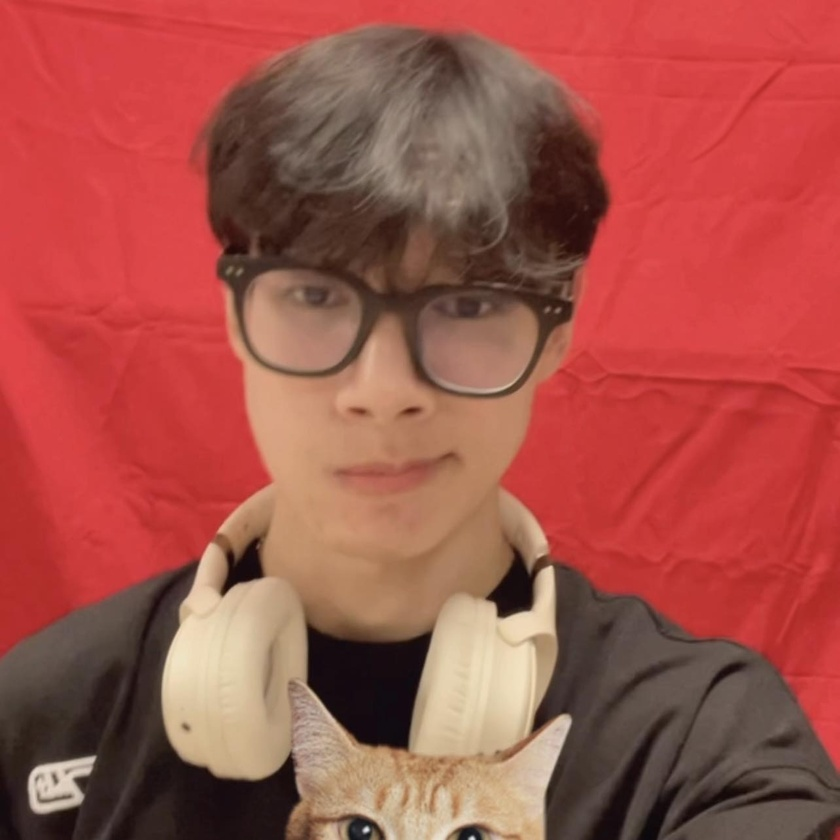
#> input picture CPV/code_in_class/avt.jpg, 840 x 840 px, shrunk from 1284 x 1285 before the run
$ jupyter execute Assignment_24-Jun.ipynb
#> lines starting #> are read from the running program, lines starting #| are printed output that depends on the picture; after the words box and inside, x2 and y2 are one past the last pixel; in counts of white or black regions, pixels touching at a corner belong together
### Question 1 (3 points): Photo Sketching – Take Your Photo
Take a photo of yourself and create a pencil sketch version of it, similar to the example shown.

[cell 1]
import cv2
import matplotlib.pyplot as plt

# Đọc ảnh gốc (ảnh màu)
img = cv2.imread("avt.jpg")
#> img is the input picture: shape (840, 840, 3); mean B, G, R 72.9, 81.8, 163.8
img_rgb = cv2.cvtColor(img, cv2.COLOR_BGR2RGB)

# Chuyển ảnh sang ảnh xám
gray_img = cv2.cvtColor(img, cv2.COLOR_BGR2GRAY)
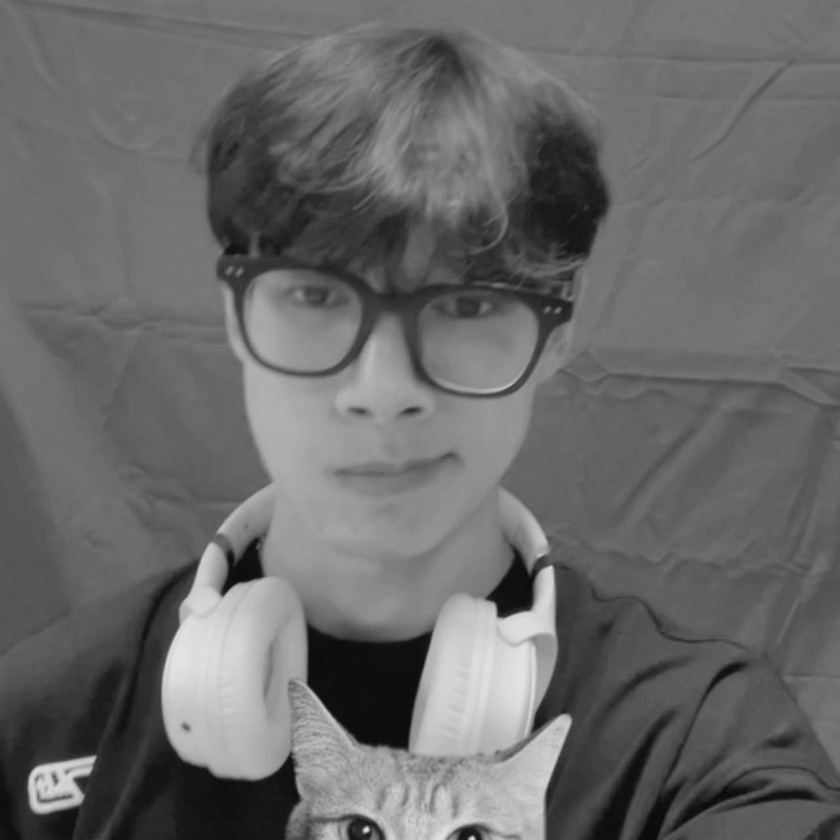
#> gray_img: shape (840, 840); min 9, max 234, mean 105.3

# Invert ảnh
inverted_img = 255 - gray_img
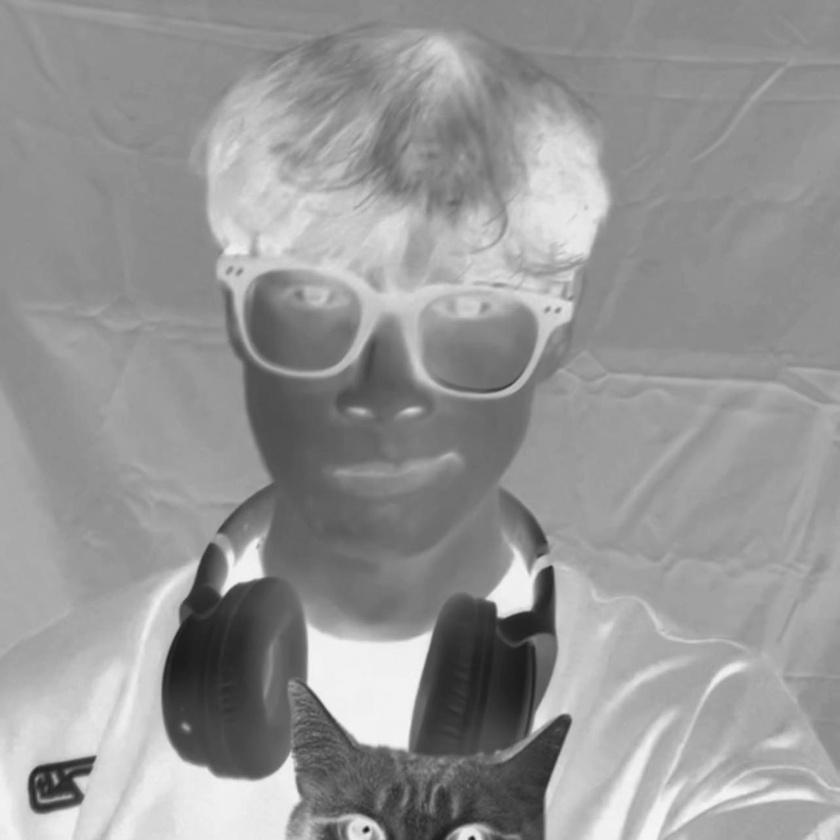
#> inverted_img: shape (840, 840); min 21, max 246, mean 149.7

# Làm mờ ảnh bằng GaussianBlur
blur_img = cv2.GaussianBlur(inverted_img, (21, 21), sigmaX=0, sigmaY=0)

# Tạo hiệu ứng sketch
sketch_img = cv2.divide(gray_img, 255 - blur_img, scale=256.0)
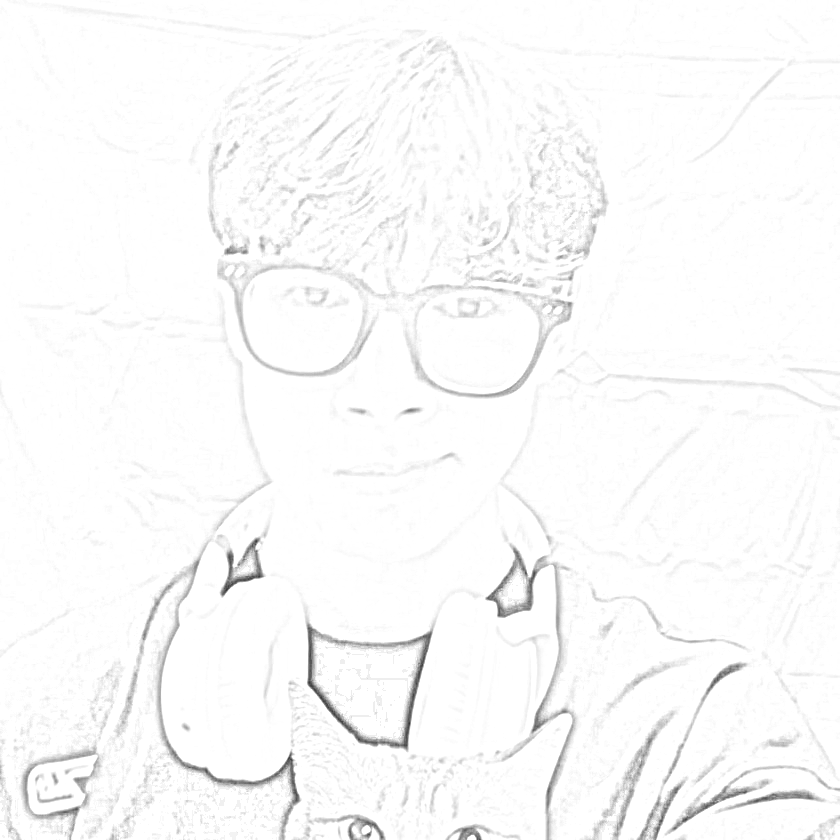
#> sketch_img: shape (840, 840); min 52, max 255, mean 250.2

# Hiển thị kết quả
plt.figure(figsize=(12, 6))
plt.subplot(1, 2, 1)
plt.title("Original")
plt.imshow(img_rgb)
plt.axis("off")

plt.subplot(1, 2, 2)
plt.title("Pencil Sketch")
plt.imshow(sketch_img, cmap='gray')
plt.axis("off")

plt.show()
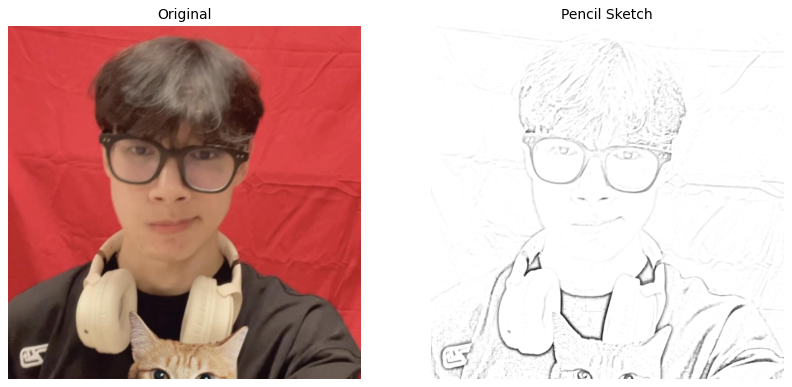
#> figure drawn by matplotlib, 2 panels

### Question 2 (3 points) Segment the image using K-means clustering, similar to the example image provided (4 points)

- Find the optimal number of clusters (k) using the elbow method (plot)
- Visualize the segmented image as following.

[cell 2]
from sklearn.cluster import KMeans
import numpy as np

# Đọc ảnh
img = cv2.imread("avt.jpg")
img_rgb = cv2.cvtColor(img, cv2.COLOR_BGR2RGB)
pixel_values = img_rgb.reshape((-1, 3)).astype(np.float32)

# Elbow method
inertias = []
K = range(1, 11)
for k in K:
    kmeans = KMeans(n_clusters=k, random_state=42)
    kmeans.fit(pixel_values)
    inertias.append(kmeans.inertia_)
#> after the loop, inertias = [4.79e+09, 2.21e+09, 972439168, 634086464, 387340256, 317624544, 246827792, 185906800, 154912816, 137361184]

# Vẽ biểu đồ Elbow
plt.plot(K, inertias, 'bx-')
plt.xlabel('k')
plt.ylabel('Inertia')
plt.title('Elbow Method for Optimal k')
plt.show()
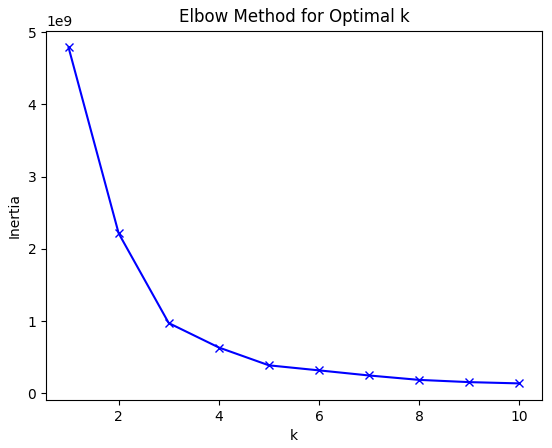
#> figure drawn by matplotlib, 1 panel; curve peaks at x = 1, y = 4.79e+09

# Phân cụm với k=4 (giả định sau khi xem biểu đồ)
kmeans = KMeans(n_clusters=4, random_state=42).fit(pixel_values)
segmented_img = kmeans.cluster_centers_[kmeans.labels_]
segmented_img = segmented_img.reshape(img_rgb.shape).astype(np.uint8)
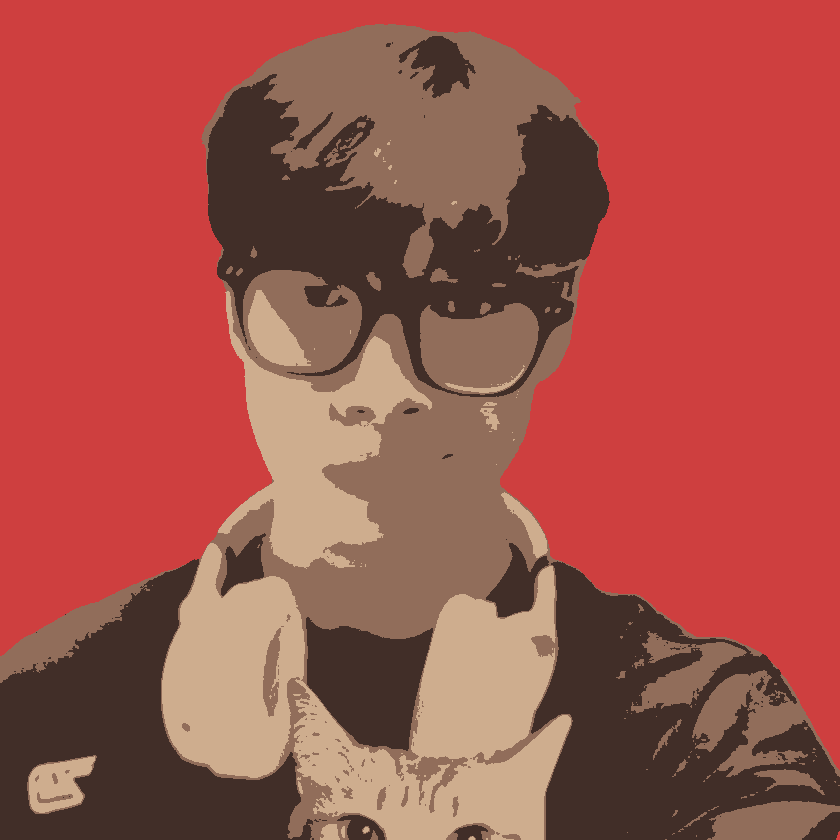
#> segmented_img: shape (840, 840, 3); mean R, G, B 163, 81.4, 72.7

# Hiển thị ảnh phân đoạn
plt.figure(figsize=(12, 6))
plt.subplot(1, 2, 1)
plt.title("Original")
plt.imshow(img_rgb)
plt.axis("off")

plt.subplot(1, 2, 2)
plt.title("Segmented")
plt.imshow(segmented_img)
plt.axis("off")

plt.show()

### Question 3 ( 4 points): Given an image with several white dots on a black background:
- Count the total number of white dots and compute each dot’s area in pixels. Circle the smallest and largest dots by area.
- Calculate the total real-world area (in cm²) covered by all dots, assuming the image represents 10 cm × 10 cm.
Assume the actual size of the image corresponds to 10 cm × 10 cm.

[cell 3]
from skimage import measure
from matplotlib.patches import Circle

# Đọc ảnh nhị phân
img = cv2.imread("dot.png", cv2.IMREAD_GRAYSCALE)
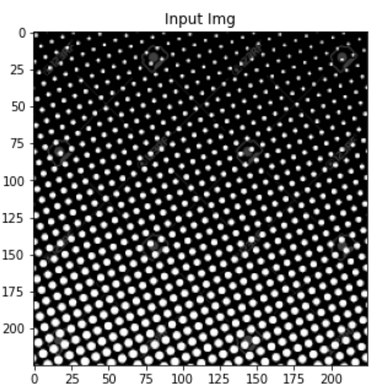
#> input picture CPV/code_in_class/dot.png, 381 x 392 px, shrunk from 582 x 599 before the run
#> img is the input picture: shape (392, 381); min 0, max 255, mean 101.9
_, binary = cv2.threshold(img, 127, 255, cv2.THRESH_BINARY)
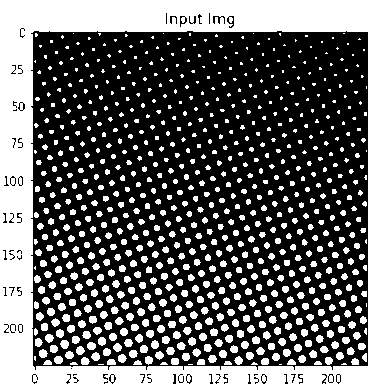
#> binary: shape (392, 381); 38.6% white; 811 white regions (329 under 20 px)

# Nhãn từng vùng chấm
labels = measure.label(binary, connectivity=2)
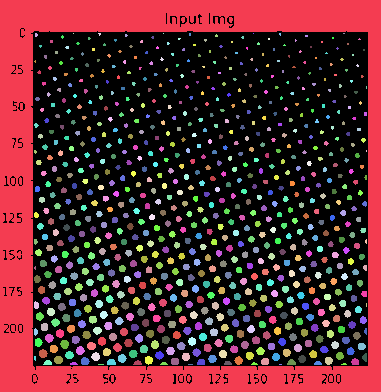
#> labels: shape (392, 381) int64; 812 distinct labels, from 0 to 811; one colour per label, 0 black
props = measure.regionprops(labels)
#> props = 811 regions; largest, box (x1, y1, x2, y2) and area: (0, 0, 381, 392) 36332, (60, 340, 69, 349) 63, (76, 346, 85, 355) 60, (39, 349, 48, 358) 60, (54, 356, 63, 364) 60

areas = [p.area for p in props]
#> areas = 811 values, max 36332 at index 0, min 1 at index 2, mean 71.02
min_idx = np.argmin(areas)
#> min_idx = 2
max_idx = np.argmax(areas)
#> max_idx = 0

# Tính tổng diện tích ảnh
height, width = img.shape
#> height = 392; width = 381
pixel_area_cm2 = (10 * 10) / (height * width)  # mỗi pixel chiếm bao nhiêu cm2
#> pixel_area_cm2 = 0.00067
total_area = sum(areas) * pixel_area_cm2
#> total_area = 38.57

# Hiển thị kết quả
fig, ax = plt.subplots()
ax.imshow(binary, cmap='gray')

for i, prop in enumerate(props):
    y, x = prop.centroid
    r = (prop.equivalent_diameter) / 2
    color = 'blue'
    if i == min_idx:
        color = 'green'
    elif i == max_idx:
        color = 'red'
    circle = Circle((x, y), r, edgecolor=color, facecolor='none', lw=2)
    ax.add_patch(circle)
#> this loop made 811 passes
#> (y, x, r, color) on passes 1 to 12: (184.9, 161, 107.5, 'red'), (34.5, 35.8, 1.78, 'blue'), (33, 73, 0.564, 'green'), (33.67, 99.17, 1.38, 'blue'), (33, 163, 0.564, 'blue'), (34, 189.5, 1.38, 'blue'), (33, 253, 0.564, 'blue'), (33.8, 279.6, 1.26, 'blue'), (33, 343.5, 0.798, 'blue'), (35, 125.7, 1.49, 'blue'), (35.29, 216, 1.49, 'blue'), (36.5, 62, 1.6, 'blue')

plt.title(f"Total white dots: {len(areas)}\nTotal area: {total_area:.2f} cm²")
plt.axis("off")
plt.show()
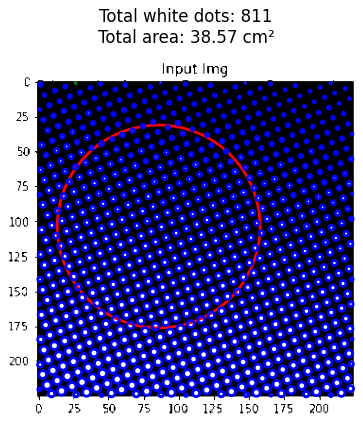
#> figure drawn by matplotlib, 1 panel
